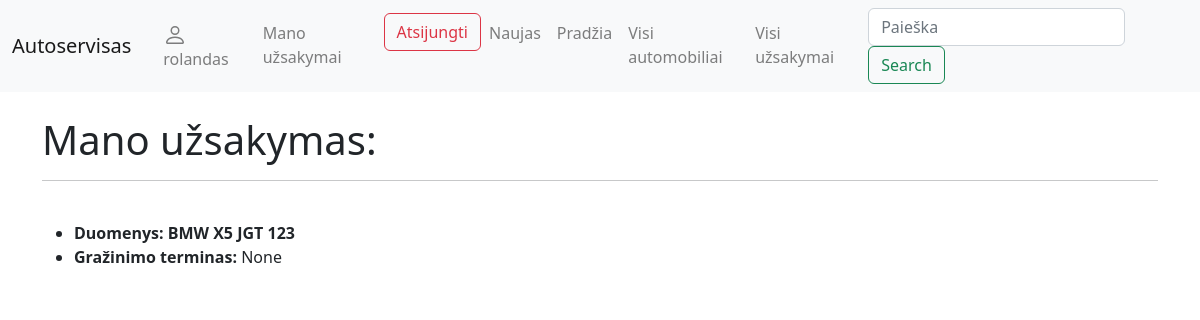
Before: /autoservice/myorders/4 (signed in) with the older database file.
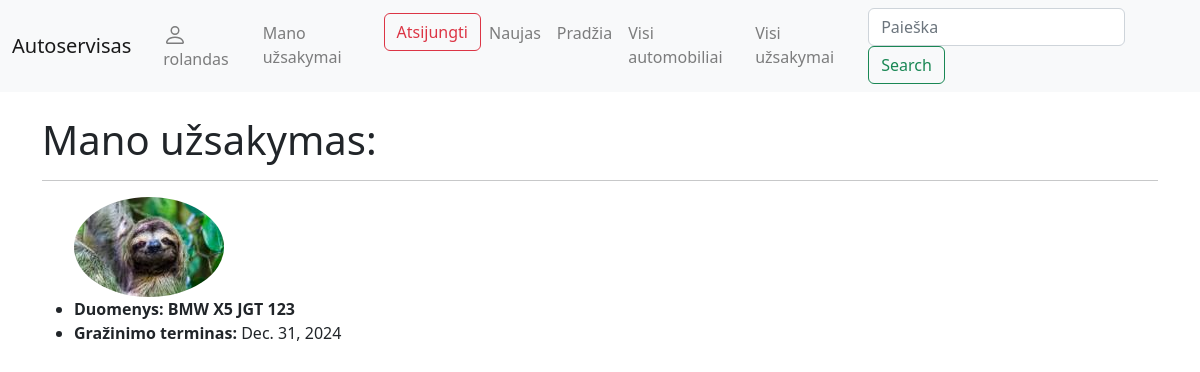
After: the same page with the newer database file.
### autoservice/models.py (models this page shows, shortened)
class Uzsakymas(models.Model):
    data = models.CharField('Data',max_length=100)
    automobilio = models.ForeignKey(Automobilis, on_delete=models.CASCADE)
    status = models.ForeignKey(Busena, on_delete=models.DO_NOTHING, verbose_name='Būsena')
    reader = models.ForeignKey(User, on_delete=models.SET_NULL, null=True, blank=True)
    terminas = models.DateField('Grąžinti iki', null=True, blank=True)
    @property
    def is_overdue(self):
        if self.terminas and date.today() > self.terminas:
            return True
        return False
    class Meta:
        verbose_name = 'Užsakymas'
        verbose_name_plural = 'Užsakymai'

class Automobilis(models.Model):
    valstybinis_nr = models.CharField('Valstybinis Nr.',max_length=100,unique=True)
    automobilio_modelis = models.ForeignKey(Automobilio_modelis, on_delete=models.CASCADE)
    vin_kodas = models.CharField('VIN kodas', max_length=50)
    klientas = models.CharField('Klientas', max_length=200)
    nuotrauka = models.ImageField('Nuotrauka', upload_to='automobiliai', null=True, blank=True)
    description = HTMLField(default='Sveiki!')
    class Meta:
        verbose_name = 'Automobilis'
        verbose_name_plural = 'Automobiliai'

class Automobilio_modelis(models.Model):
    marke = models.CharField('Marke',max_length=100)
    modelis = models.CharField('Modelis', max_length=100)
    def __str__(self):
         return f'{self.marke} {self.modelis}'
    class Meta:
        verbose_name = 'Automobilio modelis'
        verbose_name_plural = 'Automobilio modeliai'

class Profilis(models.Model):
    user = models.OneToOneField(User, on_delete=models.CASCADE)
    nuotrauka = models.ImageField(default="profile_pics/default.jpg", upload_to="profile_pics")
    class Meta:
        verbose_name = 'Profilis'
        verbose_name_plural = 'Profiliai'

### autoservice/views.py (the view)
# urls.py: path('myorders/<int:pk>', views.UzsakymasByUserDetailView.as_view(), name='mano_uzsakymas'),
class UzsakymasByUserDetailView(LoginRequiredMixin, Uzsakymo_info):
    model = Uzsakymas
    template_name = 'user_uzsakymas.html'

### autoservice/forms.py
class UzsakymasReviewForm(forms.ModelForm):
    class Meta:
        model = UzsakymoAtsiliepimas
        fields = ('uzsakymas','reviewer','content')
        widgets = {'uzsakymas': forms.HiddenInput(), 'reviewer': forms.HiddenInput()}

### autoservice/templates/user_uzsakymas.html (shortened to what this page needs)
{% extends "base.html" %}
{% block content %}
    <h1>Mano užsakymas:</h1>
    <hr>
        <ul>
        <img class="rounded-circle" src="{{ object.reader.profilis.nuotrauka.url }}">
          <li><strong class="{% if object.is_overdue %}text-danger{% endif %}">Duomenys: {{object.automobilio.automobilio_modelis}} {{object.automobilio.valstybinis_nr}}</strong></li>
        <li><strong>Gražinimo terminas:</strong> {{object.terminas}}</li>
        <br/>
    </ul>
{% endblock %}

Changed rows visible on the page:
changed Uzsakymas "BMW X5": reader.profilis.nuotrauka: picture added; terminas "None" → "Dec. 31, 2024"
